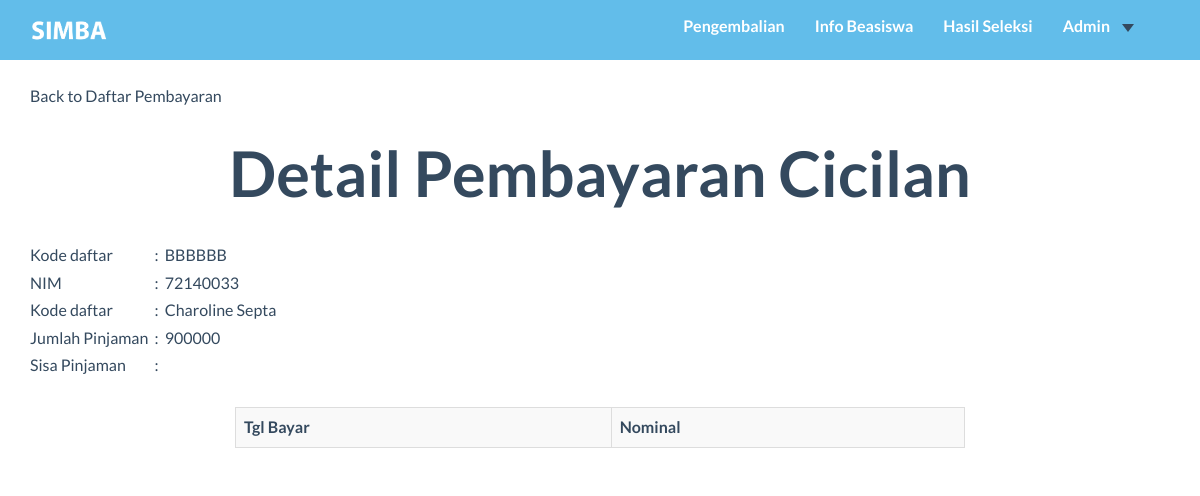
The app's page /user_admin/detail_cicilan.php?kd_dftar=BBBBBB, older data.
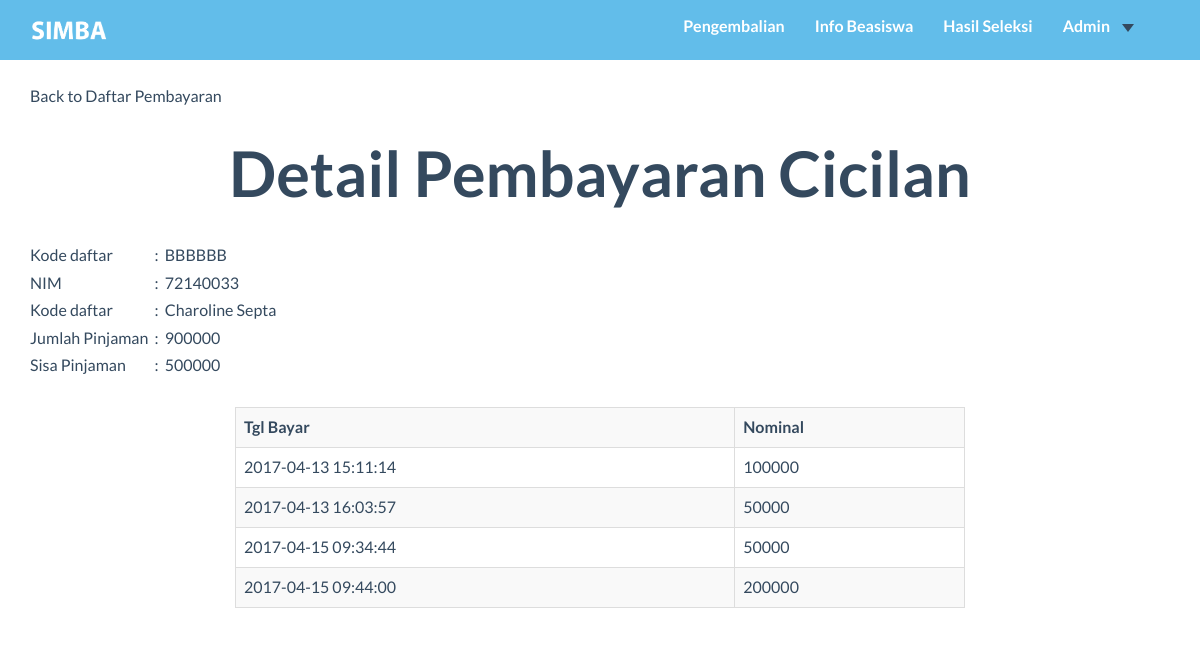
The same page, newer data.
### tables this page shows
CREATE TABLE `pendaftaran` (
  `kd_daftar` char(8) NOT NULL,
  `nim` char(8) NOT NULL,
  `kd_bsw` char(3) NOT NULL,
  `tgl_daftar` timestamp NOT NULL DEFAULT CURRENT_TIMESTAMP,
  `semester` char(9) NOT NULL,
  `thn_ajaran` char(8) NOT NULL,
  `nominal_pengajuan` int(11) NOT NULL,
  `nominal_disetujui` int(11) DEFAULT NULL,
  `sisa_pinjaman` int(11) DEFAULT NULL
);

CREATE TABLE `mahasiswa` (
  `NIM` char(8) NOT NULL,
  `kd_prodi` char(2) NOT NULL,
  `nama_mhs` varchar(99) NOT NULL,
  `gender` char(1) NOT NULL,
  `tgl_lahir` date NOT NULL,
  `email` varchar(99) NOT NULL,
  `alamat` varchar(999) NOT NULL,
  `kode_pos` char(5) NOT NULL,
  `no_telp` char(12) NOT NULL,
  `total_sks` int(11) NOT NULL
);

CREATE TABLE `pengembalian` (
  `kd_bayar` int(11) NOT NULL,
  `kd_daftar` char(8) NOT NULL,
  `tgl_bayar` timestamp NOT NULL DEFAULT CURRENT_TIMESTAMP,
  `nominal_bayar` int(11) NOT NULL
);

### user_admin/detail_cicilan.php (the view, shortened to what this page needs)
<?php
Include("../function/koneksi.php");
$kd_dftr =$_GET['kd_dftar'];
$sqlDetail = "SELECT * FROM pengembalian WHERE kd_daftar = '$kd_dftr'";
$excSqlDetail = mysqli_query($koneksi, $sqlDetail);
$sqlMaster  = "SELECT * FROM pendaftaran NATURAL  JOIN mahasiswa WHERE kd_daftar = '$kd_dftr'";
$excSqlMaster = mysqli_query($koneksi, $sqlMaster);
$rowMaster=mysqli_fetch_array($excSqlMaster);
?>
<!DOCTYPE html>
<html lang="en">
<head>
    <link href="../css/bootstrap.min.css" rel="stylesheet">
    <link rel="stylesheet" href="https://maxcdn.bootstrapcdn.com/bootstrap/3.3.7/css/bootstrap.min.css">
    <link href="../font-awesome/css/font-awesome.min.css" rel="stylesheet">
    <link href="../css/general.css" rel="stylesheet">
    <link href="../css/custom.css" rel="stylesheet">
    <link href="../css/owl.carousel.css" rel="stylesheet">
    <link href="../css/owl.theme.css" rel="stylesheet">
    <link href="../css/style.css" rel="stylesheet">
    <link href="../css/animate.css" rel="stylesheet">
    <link rel="stylesheet" href="../css/magnific-popup.css">
</head>
<body>
<nav class="navbar-default" role="navigation" style="position: fixed; top: 0px;">
    <div class="container">
        <a class="" href="index.php">
            <img src="../img/logo2.png" height="45px" style="margin-top:8px; margin-left:0" id="logo"/>
        </a>
        <div class="collapse navbar-collapse navbar-right navbar-ex1-collapse stuckMenu">
            <ul class="nav navbar-nav">
                <li class="menuItem"><a href="Cicilan.php">Pengembalian </a></li>
                <li class="menuItem"><a href="../index.php#infoBeasiswa">Info Beasiswa </a></li>
                <li class="menuItem"><a href="../index.php#hasilSeleksi">Hasil Seleksi </a></li>
                <li class="menuItem dropdown">
                    <a class="dropdown-toggle" data-toggle="dropdown" href="#">Admin<span class="caret"></span></a>
                </li>
            </ul>
        </div>
    </div>
</nav>
<br/><br/><br/>
<div class="container">
    <a href="detail_cicilan.php">Back to Daftar Pembayaran</a>
    <h2 class="text-center">Detail Pembayaran Cicilan</h2>
    <br/>
    <table>
        <tr>
            <td>Kode daftar</td>
            <td> &nbsp; : &nbsp; </td>
            <td><?php echo $rowMaster['kd_daftar']?> </td>
        </tr>
        <tr>
            <td>NIM</td>
            <td> &nbsp; : &nbsp; </td>
            <td><?php echo $rowMaster['nim']?> </td>
        </tr>
        <tr>
            <td>Kode daftar</td>
            <td> &nbsp; : &nbsp; </td>
            <td><?php echo  $rowMaster['nama_mhs']?> </td>
        </tr>
        <tr>
            <td>Jumlah Pinjaman</td>
            <td> &nbsp; : &nbsp; </td>
            <td><?php echo  $rowMaster['nominal_disetujui']?> </td>
        </tr>
        <tr>
            <td>Sisa Pinjaman</td>
            <td> &nbsp; : &nbsp; </td>
            <td><?php echo  $rowMaster['sisa_pinjaman']?> </td>
        </tr>
    </table>
    <br/>
    <div class="col-md-2"></div>
    <div class="col-md-8">
    <table class="table table-bordered table-striped">
        <tr>
            <th>Tgl Bayar</th>
            <th>Nominal</th>
        </tr>
    <?php
    while($row = mysqli_fetch_array($excSqlDetail)){
        echo'
        <tr>
            <td>'.$row['tgl_bayar'].'</td>
            <td>'.$row['nominal_bayar'].'</td>
        </tr>
        ';
    }
    ?>
    </table>
    </div>
</div>
</body>
</html>

Row changes from the older to the newer data that the page shows:
changed pendaftaran "BBBBBB": sisa_pinjaman (not shown) → "500000"
added pengembalian: tgl_bayar "2017-04-13 15:11:14", nominal_bayar "100000"
added pengembalian: tgl_bayar "2017-04-13 16:03:57", nominal_bayar "50000"
added pengembalian: tgl_bayar "2017-04-15 09:34:44", nominal_bayar "50000"
added pengembalian: tgl_bayar "2017-04-15 09:44:00", nominal_bayar "200000"
